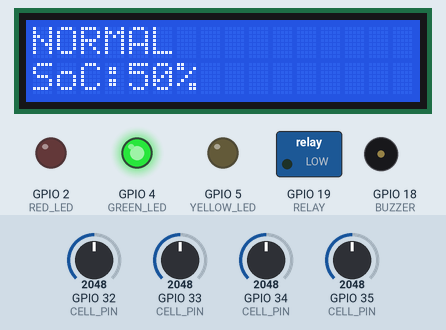
This sketch was run on a simulated ESP32. Shown: 16×2 character LCD, switched loads named in the sketch (green lamp = pin HIGH), output pins drawn as LEDs (lit = HIGH), buzzer (waves = sounding, pin HIGH). The inputs (shaded band) are chosen by the test bench; at power-on: GPIO 32 (CELL_PIN) = 2048, GPIO 33 (CELL_PIN) = 2048, GPIO 34 (CELL_PIN) = 2048, GPIO 35 (CELL_PIN) = 2048. What the sketch prints to the serial monitor is not drawn.

Above: at 1.2 s.
1.3 s: GPIO 32 (CELL_PIN) set to 2253
At 2.9 s:
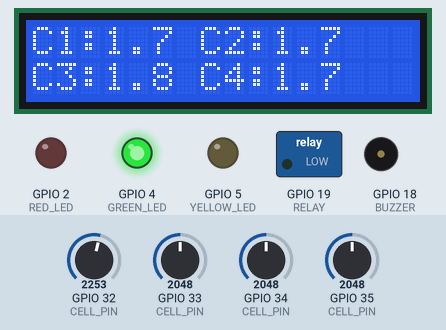
5.4 s: GPIO 32 (CELL_PIN) set to 2368
At 6.7 s:
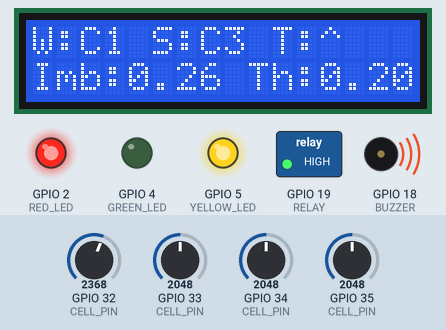
9.5 s: GPIO 33 (CELL_PIN) set to 1269
At 10.9 s:
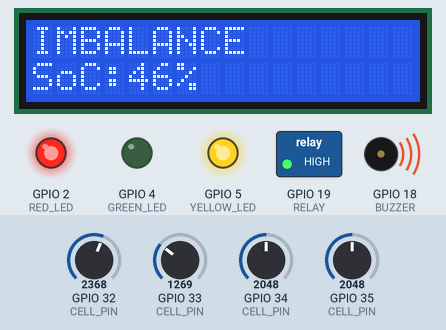
12.9 s: GPIO 33 (CELL_PIN) set to 1173
At 14.3 s:
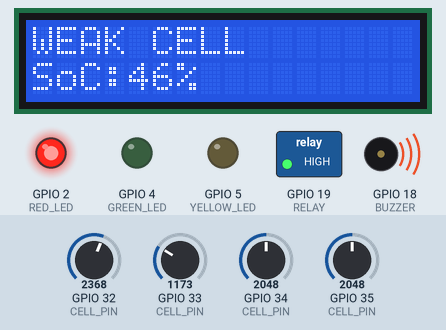
17.0 s: GPIO 34 (CELL_PIN) set to 2866
At 19.5 s:
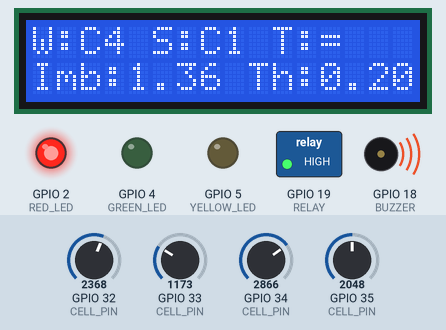
20.2 s: GPIO 35 (CELL_PIN) set to 2866
At 21.5 s:
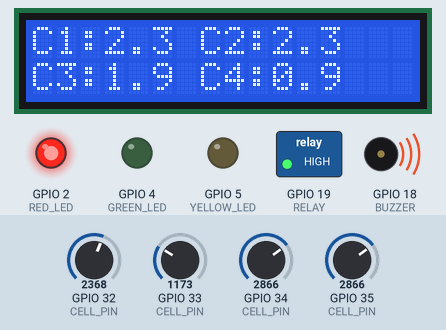
Timing chart, 0 to 23.2 s (numbered marks = the images above; inputs shaded):
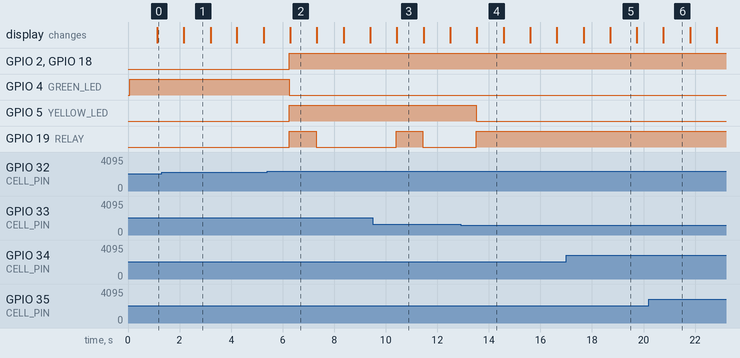

Measured:
- the behaviour switches between 2293 and 2294 on GPIO 32 (CELL_PIN) (found by bisection; images 1 and 2)
- the behaviour switches between 1229 and 1228 on GPIO 33 (CELL_PIN) (found by bisection; images 3 and 4)
- after the input at 5.4 s, GPIO 2 (RED_LED), GPIO 5 (YELLOW_LED), GPIO 18 (BUZZER): LOW → HIGH after 0.86 s; GPIO 4 (GREEN_LED): HIGH → LOW after 0.86 s; GPIO 19 (RELAY): LOW → HIGH after 0.86 s, → LOW 1.0 s later; the display: changes after 0.90 s (image 2)
- after the input at 9.5 s, GPIO 19 (RELAY): LOW → HIGH after 0.90 s, → LOW 1.0 s later
- after the input at 12.9 s, GPIO 5 (YELLOW_LED): HIGH → LOW after 0.61 s; GPIO 19 (RELAY): LOW → HIGH after 0.61 s; the display: changes after 0.63 s (image 4)
- what the display in image 1 shows lasts 1.0 s, from 2.2 s to 3.2 s

The sketch:

sketch.ino
```cpp
#include <Wire.h>
#include <LiquidCrystal_I2C.h>

// LCD
LiquidCrystal_I2C lcd(0x27, 16, 2);

// ---------- Scalable cell count ----------
// Change NUM_CELLS only. Cells 1-4 are the real pots; extra cells are simulated.
#define NUM_CELLS 4
#define REAL_CELLS 4
#if NUM_CELLS < REAL_CELLS
#error "NUM_CELLS must be at least 4"
#endif

// Inputs
const int CELL_PIN[REAL_CELLS] = {34, 35, 32, 33};

// Outputs
#define RED_LED 2
#define GREEN_LED 4
#define YELLOW_LED 5

#define BUZZER 18
#define RELAY 19

// ---------- BMS data (one place for all battery info) ----------
struct BmsData {
  float v[NUM_CELLS];      // cell voltages
  int   pct[NUM_CELLS];    // cell charge %
  int   weakest, strongest;
  int   avgPct;            // pack SoC %
  float imbalance;         // strongest - weakest (V)
  float threshold;         // adaptive imbalance limit (V)
  char  trend;             // 'U' rising, 'D' falling, 'S' steady
};
BmsData bms;

String status;

// Function to read voltage
float readVoltage(int pin) {
  int raw = analogRead(pin);
  return (raw / 4095.0) * 3.3;
}

// Convert voltage -> percentage
int getPercent(float v) {
  return constrain(map(v * 100, 0, 330, 0, 100), 0, 100);
}

// Real pot for cells 1-4, simulated for the rest
float readCell(int i) {
  if (i < REAL_CELLS) return readVoltage(CELL_PIN[i]);
  float avg = 0;
  for (int k = 0; k < REAL_CELLS; k++) avg += readVoltage(CELL_PIN[k]);
  avg /= REAL_CELLS;
  return constrain(avg + ((i % 3) - 1) * 0.05, 0.0, 3.3);
}

// ---------- BMS analysis (reusable) ----------
void analyzeBms() {
  static bool first = true;
  float prevImb = bms.imbalance;
  float sum = 0;

  bms.weakest = 0;
  bms.strongest = 0;

  for (int i = 0; i < NUM_CELLS; i++) {
    bms.v[i] = readCell(i);
    bms.pct[i] = getPercent(bms.v[i]);
    sum += bms.pct[i];
    if (bms.v[i] < bms.v[bms.weakest]) bms.weakest = i;
    if (bms.v[i] > bms.v[bms.strongest]) bms.strongest = i;
  }

  bms.avgPct = sum / NUM_CELLS;
  bms.imbalance = bms.v[bms.strongest] - bms.v[bms.weakest];

  // Adaptive threshold: 0.10 V when full -> 0.30 V when empty
  bms.threshold = 0.10 + 0.20 * (100 - bms.avgPct) / 100.0;

  // Trend of imbalance (0.02 V dead-band)
  if (first) { bms.trend = 'S'; first = false; }
  else {
    float d = bms.imbalance - prevImb;
    if (d > 0.02) bms.trend = 'U';
    else if (d < -0.02) bms.trend = 'D';
    else bms.trend = 'S';
  }
}

void setup() {
  Serial.begin(115200);

  pinMode(RED_LED, OUTPUT);
  pinMode(GREEN_LED, OUTPUT);
  pinMode(YELLOW_LED, OUTPUT);

  pinMode(BUZZER, OUTPUT);
  pinMode(RELAY, OUTPUT);

  lcd.init();
  lcd.backlight();

  digitalWrite(RELAY, LOW); // ACTIVE LOW -> ON

  Serial.println("=== MULTI CELL BMS STARTED ===");
}

void loop() {

  // Read + analyze
  analyzeBms();

  // Reset outputs
  digitalWrite(RED_LED, LOW);
  digitalWrite(GREEN_LED, LOW);
  digitalWrite(YELLOW_LED, LOW);
  digitalWrite(BUZZER, LOW);

  // Check limits
  bool anyLow = false, allHigh = true;
  for (int i = 0; i < NUM_CELLS; i++) {
    if (bms.pct[i] < 30) anyLow = true;
    if (bms.pct[i] <= 80) allHigh = false;
  }

  // Decision logic
  if (anyLow) {
    status = "WEAK CELL";
    digitalWrite(RED_LED, HIGH);
    digitalWrite(BUZZER, HIGH);
    digitalWrite(RELAY, HIGH); // CUT OFF
  }
  else if (allHigh) {
    status = "HIGH VOLT";
    digitalWrite(YELLOW_LED, HIGH);
    digitalWrite(BUZZER, HIGH);
    digitalWrite(RELAY, HIGH); // CUT OFF
  }
  else if (bms.imbalance > bms.threshold) {
    status = "IMBALANCE";
    digitalWrite(RED_LED, HIGH);
    digitalWrite(YELLOW_LED, HIGH);
    digitalWrite(BUZZER, HIGH);
    // cut off only if the imbalance is getting worse
    digitalWrite(RELAY, bms.trend == 'U' ? HIGH : LOW);
  }
  else {
    status = "NORMAL";
    digitalWrite(GREEN_LED, HIGH);
    digitalWrite(RELAY, LOW); // CONNECT
  }

  // Serial Debug
  Serial.println("-----------");
  for (int i = 0; i < NUM_CELLS; i++) {
    Serial.print("C"); Serial.print(i + 1); Serial.print(": ");
    Serial.print(bms.v[i], 2); Serial.print("V ");
  }
  Serial.println();
  Serial.print("SoC: "); Serial.print(bms.avgPct);
  Serial.print("%  Weakest: C"); Serial.print(bms.weakest + 1);
  Serial.print("  Strongest: C"); Serial.println(bms.strongest + 1);
  Serial.print("Imbalance: "); Serial.print(bms.imbalance, 2);
  Serial.print("V  Limit: "); Serial.print(bms.threshold, 2);
  Serial.print("V  Trend: ");
  Serial.println(bms.trend == 'U' ? "INCREASING" : bms.trend == 'D' ? "DECREASING" : "STEADY");
  Serial.println(status);

  // LCD Display (three pages, switches every second)
  static int page = 0;
  page = (page + 1) % 3;
  lcd.clear();

  if (page == 0) {
    lcd.setCursor(0, 0);
    lcd.print("C1:");
    lcd.print(bms.v[0], 1);
    lcd.print(" C2:");
    lcd.print(bms.v[1], 1);

    lcd.setCursor(0, 1);
    lcd.print("C3:");
    lcd.print(bms.v[2], 1);
    lcd.print(" C4:");
    lcd.print(bms.v[3], 1);
  } else if (page == 1) {
    lcd.setCursor(0, 0);
    lcd.print("W:C");
    lcd.print(bms.weakest + 1);
    lcd.print(" S:C");
    lcd.print(bms.strongest + 1);
    lcd.print(" T:");
    lcd.print(bms.trend == 'U' ? "^" : bms.trend == 'D' ? "v" : "=");

    lcd.setCursor(0, 1);
    lcd.print("Imb:");
    lcd.print(bms.imbalance, 2);
    lcd.print(" Th:");
    lcd.print(bms.threshold, 2);
  } else {
    lcd.setCursor(0, 0);
    lcd.print(status);

    lcd.setCursor(0, 1);
    lcd.print("SoC:");
    lcd.print(bms.avgPct);
    lcd.print("%");
  }

  delay(1000);
}
```
